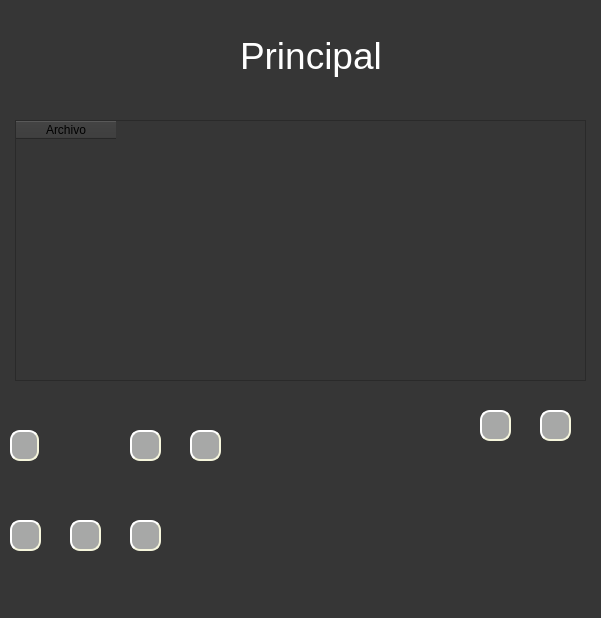
<?xml version="1.0" encoding="UTF-8"?>
<ui version="4.0">
 <class>Dialog</class>
 <widget class="QDialog" name="Dialog">
  <property name="geometry">
   <rect>
    <x>0</x>
    <y>0</y>
    <width>601</width>
    <height>618</height>
   </rect>
  </property>
  <property name="windowTitle">
   <string>Dialog</string>
  </property>
  <property name="styleSheet">
   <string notr="true">background-color:rgb(54, 54, 54);</string>
  </property>
  <widget class="QPushButton" name="btnpush">
   <property name="geometry">
    <rect>
     <x>130</x>
     <y>430</y>
     <width>31</width>
     <height>31</height>
    </rect>
   </property>
   <property name="styleSheet">
    <string notr="true">background-color: rgb(167,168,167);;border-style: outset;border-width: 2px;  border-radius: 10px;border-color: beige; font: bold 15px;</string>
   </property>
   <property name="text">
    <string/>
   </property>
   <property name="icon">
    <iconset>
     <normaloff>../resources/24_373.png</normaloff>../resources/24_373.png</iconset>
   </property>
   <property name="iconSize">
    <size>
     <width>37</width>
     <height>37</height>
    </size>
   </property>
  </widget>
  <widget class="QPushButton" name="btnpull">
   <property name="geometry">
    <rect>
     <x>190</x>
     <y>430</y>
     <width>31</width>
     <height>31</height>
    </rect>
   </property>
   <property name="styleSheet">
    <string notr="true">background-color: rgb(167,168,167);;border-style: outset;border-width: 2px;  border-radius: 10px;border-color: beige; font: bold 15px;</string>
   </property>
   <property name="text">
    <string/>
   </property>
   <property name="icon">
    <iconset>
     <normaloff>../resources/flecha_abajo.png</normaloff>../resources/flecha_abajo.png</iconset>
   </property>
   <property name="iconSize">
    <size>
     <width>37</width>
     <height>37</height>
    </size>
   </property>
  </widget>
  <widget class="QPushButton" name="btnversion">
   <property name="geometry">
    <rect>
     <x>10</x>
     <y>430</y>
     <width>29</width>
     <height>31</height>
    </rect>
   </property>
   <property name="styleSheet">
    <string notr="true">background-color: rgb(167,168,167);border-style: outset;border-width: 2px;  border-radius: 10px;border-color: beige; font: bold 15px;</string>
   </property>
   <property name="text">
    <string/>
   </property>
   <property name="icon">
    <iconset>
     <normaloff>../resources/versiones.png</normaloff>../resources/versiones.png</iconset>
   </property>
   <property name="iconSize">
    <size>
     <width>37</width>
     <height>37</height>
    </size>
   </property>
  </widget>
  <widget class="QPushButton" name="btnpermisos">
   <property name="geometry">
    <rect>
     <x>480</x>
     <y>410</y>
     <width>31</width>
     <height>31</height>
    </rect>
   </property>
   <property name="styleSheet">
    <string notr="true">background-color: rgb(167,168,167);;border-style: outset;border-width: 2px;  border-radius: 10px;border-color: beige; font: bold 15px;</string>
   </property>
   <property name="text">
    <string/>
   </property>
   <property name="icon">
    <iconset>
     <normaloff>../resources/user.png</normaloff>../resources/user.png</iconset>
   </property>
   <property name="iconSize">
    <size>
     <width>37</width>
     <height>37</height>
    </size>
   </property>
  </widget>
  <widget class="QPushButton" name="btnlog">
   <property name="geometry">
    <rect>
     <x>540</x>
     <y>410</y>
     <width>31</width>
     <height>31</height>
    </rect>
   </property>
   <property name="styleSheet">
    <string notr="true">background-color: rgb(167,168,167);;border-style: outset;border-width: 2px;  border-radius: 10px;border-color: beige; font: bold 15px;</string>
   </property>
   <property name="text">
    <string/>
   </property>
   <property name="icon">
    <iconset>
     <normaloff>../resources/logout.png</normaloff>../resources/logout.png</iconset>
   </property>
   <property name="iconSize">
    <size>
     <width>37</width>
     <height>37</height>
    </size>
   </property>
  </widget>
  <widget class="QPushButton" name="btnborrar">
   <property name="geometry">
    <rect>
     <x>10</x>
     <y>520</y>
     <width>31</width>
     <height>31</height>
    </rect>
   </property>
   <property name="styleSheet">
    <string notr="true">background-color: rgb(167,168,167);;border-style: outset;border-width: 2px;  border-radius: 10px;border-color: beige; font: bold 15px;</string>
   </property>
   <property name="text">
    <string/>
   </property>
   <property name="icon">
    <iconset>
     <normaloff>../resources/bucked.png</normaloff>../resources/bucked.png</iconset>
   </property>
   <property name="iconSize">
    <size>
     <width>37</width>
     <height>37</height>
    </size>
   </property>
  </widget>
  <widget class="QPushButton" name="btnarchivo">
   <property name="geometry">
    <rect>
     <x>70</x>
     <y>520</y>
     <width>31</width>
     <height>31</height>
    </rect>
   </property>
   <property name="styleSheet">
    <string notr="true">background-color: rgb(167,168,167);;border-style: outset;border-width: 2px;  border-radius: 10px;border-color: beige; font: bold 15px;</string>
   </property>
   <property name="text">
    <string/>
   </property>
   <property name="icon">
    <iconset>
     <normaloff>../resources/Carpeta.png</normaloff>../resources/Carpeta.png</iconset>
   </property>
   <property name="iconSize">
    <size>
     <width>37</width>
     <height>37</height>
    </size>
   </property>
  </widget>
  <widget class="QPushButton" name="btncrear">
   <property name="geometry">
    <rect>
     <x>130</x>
     <y>520</y>
     <width>31</width>
     <height>31</height>
    </rect>
   </property>
   <property name="styleSheet">
    <string notr="true">background-color: rgb(167,168,167);;border-style: outset;border-width: 2px;  border-radius: 10px;border-color: beige; font: bold 15px;</string>
   </property>
   <property name="text">
    <string/>
   </property>
   <property name="icon">
    <iconset>
     <normaloff>../resources/lapiz.png</normaloff>../resources/lapiz.png</iconset>
   </property>
   <property name="iconSize">
    <size>
     <width>37</width>
     <height>37</height>
    </size>
   </property>
  </widget>
  <widget class="QLabel" name="label">
   <property name="geometry">
    <rect>
     <x>240</x>
     <y>30</y>
     <width>141</width>
     <height>51</height>
    </rect>
   </property>
   <property name="styleSheet">
    <string notr="true">color:rgb(255,255,255);font-size:28pt;</string>
   </property>
   <property name="text">
    <string>Principal</string>
   </property>
  </widget>
  <widget class="QTableWidget" name="tbarchivo">
   <property name="geometry">
    <rect>
     <x>15</x>
     <y>120</y>
     <width>571</width>
     <height>261</height>
    </rect>
   </property>
   <column>
    <property name="text">
     <string>Archivo</string>
    </property>
   </column>
  </widget>
 </widget>
 <resources/>
 <connections/>
</ui>
